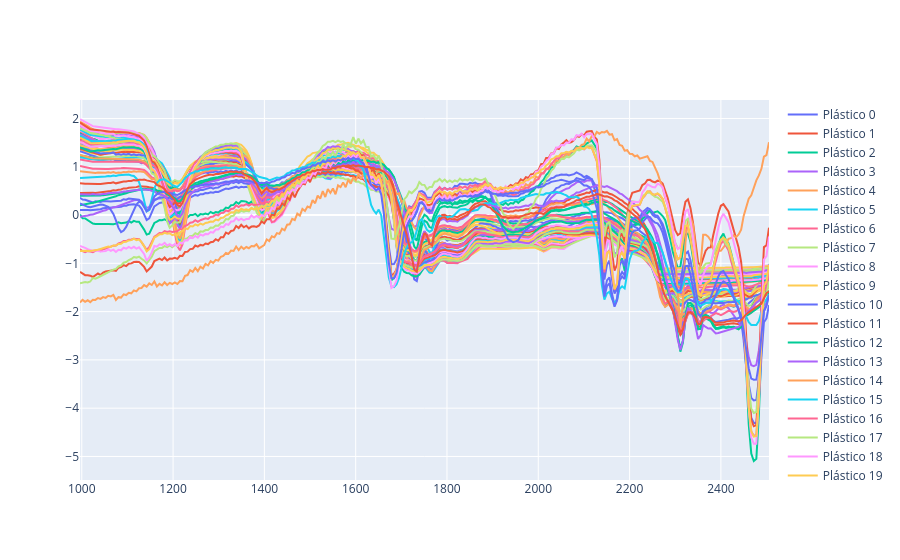

The code cell stored with this chart in its notebook:
### Code cell
espectros_muestras(props=props, img=sopela_binned_sliced, preprocesado="SNV")

### Figure 1 — Plotly figure (JSON) as saved in the notebook; plotly's stock layout.template omitted (floating-point values rounded to 4 significant figures; data arrays with more than 128 entries replaced by an {"elided": "..."} marker saying what was removed)
{"data": [{"mode": "lines", "name": "Plástico 0", "type": "scatter", "x": {"elided": "272 float values"}, "y": {"elided": "272 float values"}}, {"mode": "lines", "name": "Plástico 1", "type": "scatter", "x": {"elided": "272 float values"}, "y": {"elided": "272 float values"}}, {"mode": "lines", "name": "Plástico 2", "type": "scatter", "x": {"elided": "272 float values"}, "y": {"elided": "272 float values"}}, {"mode": "lines", "name": "Plástico 3", "type": "scatter", "x": {"elided": "272 float values"}, "y": {"elided": "272 float values"}}, {"mode": "lines", "name": "Plástico 4", "type": "scatter", "x": {"elided": "272 float values"}, "y": {"elided": "272 float values"}}, {"mode": "lines", "name": "Plástico 5", "type": "scatter", "x": {"elided": "272 float values"}, "y": {"elided": "272 float values"}}, {"mode": "lines", "name": "Plástico 6", "type": "scatter", "x": {"elided": "272 float values"}, "y": {"elided": "272 float values"}}, {"mode": "lines", "name": "Plástico 7", "type": "scatter", "x": {"elided": "272 float values"}, "y": {"elided": "272 float values"}}, {"mode": "lines", "name": "Plástico 8", "type": "scatter", "x": {"elided": "272 float values"}, "y": {"elided": "272 float values"}}, {"mode": "lines", "name": "Plástico 9", "type": "scatter", "x": {"elided": "272 float values"}, "y": {"elided": "272 float values"}}, {"mode": "lines", "name": "Plástico 10", "type": "scatter", "x": {"elided": "272 float values"}, "y": {"elided": "272 float values"}}, {"mode": "lines", "name": "Plástico 11", "type": "scatter", "x": {"elided": "272 float values"}, "y": {"elided": "272 float values"}}, {"mode": "lines", "name": "Plástico 12", "type": "scatter", "x": {"elided": "272 float values"}, "y": {"elided": "272 float values"}}, {"mode": "lines", "name": "Plástico 13", "type": "scatter", "x": {"elided": "272 float values"}, "y": {"elided": "272 float values"}}, {"mode": "lines", "name": "Plástico 14", "type": "scatter", "x": {"elided": "272 float values"}, "y": {"elided": "272 float values"}}, {"mode": "lines", "name": "Plástico 15", "type": "scatter", "x": {"elided": "272 float values"}, "y": {"elided": "272 float values"}}, {"mode": "lines", "name": "Plástico 16", "type": "scatter", "x": {"elided": "272 float values"}, "y": {"elided": "272 float values"}}, {"mode": "lines", "name": "Plástico 17", "type": "scatter", "x": {"elided": "272 float values"}, "y": {"elided": "272 float values"}}, {"mode": "lines", "name": "Plástico 18", "type": "scatter", "x": {"elided": "272 float values"}, "y": {"elided": "272 float values"}}, {"mode": "lines", "name": "Plástico 19", "type": "scatter", "x": {"elided": "272 float values"}, "y": {"elided": "272 float values"}}, {"mode": "lines", "name": "Plástico 20", "type": "scatter", "x": {"elided": "272 float values"}, "y": {"elided": "272 float values"}}, {"mode": "lines", "name": "Plástico 21", "type": "scatter", "x": {"elided": "272 float values"}, "y": {"elided": "272 float values"}}, {"mode": "lines", "name": "Plástico 22", "type": "scatter", "x": {"elided": "272 float values"}, "y": {"elided": "272 float values"}}, {"mode": "lines", "name": "Plástico 23", "type": "scatter", "x": {"elided": "272 float values"}, "y": {"elided": "272 float values"}}, {"mode": "lines", "name": "Plástico 24", "type": "scatter", "x": {"elided": "272 float values"}, "y": {"elided": "272 float values"}}, {"mode": "lines", "name": "Plástico 25", "type": "scatter", "x": {"elided": "272 float values"}, "y": {"elided": "272 float values"}}, {"mode": "lines", "name": "Plástico 26", "type": "scatter", "x": {"elided": "272 float values"}, "y": {"elided": "272 float values"}}, {"mode": "lines", "name": "Plástico 27", "type": "scatter", "x": {"elided": "272 float values"}, "y": {"elided": "272 float values"}}, {"mode": "lines", "name": "Plástico 28", "type": "scatter", "x": {"elided": "272 float values"}, "y": {"elided": "272 float values"}}, {"mode": "lines", "name": "Plástico 29", "type": "scatter", "x": {"elided": "272 float values"}, "y": {"elided": "272 float values"}}, {"mode": "lines", "name": "Plástico 30", "type": "scatter", "x": {"elided": "272 float values"}, "y": {"elided": "272 float values"}}, {"mode": "lines", "name": "Plástico 31", "type": "scatter", "x": {"elided": "272 float values"}, "y": {"elided": "272 float values"}}, {"mode": "lines", "name": "Plástico 32", "type": "scatter", "x": {"elided": "272 float values"}, "y": {"elided": "272 float values"}}, {"mode": "lines", "name": "Plástico 33", "type": "scatter", "x": {"elided": "272 float values"}, "y": {"elided": "272 float values"}}, {"mode": "lines", "name": "Plástico 34", "type": "scatter", "x": {"elided": "272 float values"}, "y": {"elided": "272 float values"}}, {"mode": "lines", "name": "Plástico 35", "type": "scatter", "x": {"elided": "272 float values"}, "y": {"elided": "272 float values"}}, {"mode": "lines", "name": "Plástico 36", "type": "scatter", "x": {"elided": "272 float values"}, "y": {"elided": "272 float values"}}, {"mode": "lines", "name": "Plástico 37", "type": "scatter", "x": {"elided": "272 float values"}, "y": {"elided": "272 float values"}}, {"mode": "lines", "name": "Plástico 38", "type": "scatter", "x": {"elided": "272 float values"}, "y": {"elided": "272 float values"}}, {"mode": "lines", "name": "Plástico 39", "type": "scatter", "x": {"elided": "272 float values"}, "y": {"elided": "272 float values"}}, {"mode": "lines", "name": "Plástico 40", "type": "scatter", "x": {"elided": "272 float values"}, "y": {"elided": "272 float values"}}, {"mode": "lines", "name": "Plástico 41", "type": "scatter", "x": {"elided": "272 float values"}, "y": {"elided": "272 float values"}}, {"mode": "lines", "name": "Plástico 42", "type": "scatter", "x": {"elided": "272 float values"}, "y": {"elided": "272 float values"}}, {"mode": "lines", "name": "Plástico 43", "type": "scatter", "x": {"elided": "272 float values"}, "y": {"elided": "272 float values"}}, {"mode": "lines", "name": "Plástico 44", "type": "scatter", "x": {"elided": "272 float values"}, "y": {"elided": "272 float values"}}, {"mode": "lines", "name": "Plástico 45", "type": "scatter", "x": {"elided": "272 float values"}, "y": {"elided": "272 float values"}}, {"mode": "lines", "name": "Plástico 46", "type": "scatter", "x": {"elided": "272 float values"}, "y": {"elided": "272 float values"}}, {"mode": "lines", "name": "Plástico 47", "type": "scatter", "x": {"elided": "272 float values"}, "y": {"elided": "272 float values"}}, {"mode": "lines", "name": "Plástico 48", "type": "scatter", "x": {"elided": "272 float values"}, "y": {"elided": "272 float values"}}, {"mode": "lines", "name": "Plástico 49", "type": "scatter", "x": {"elided": "272 float values"}, "y": {"elided": "272 float values"}}, {"mode": "lines", "name": "Plástico 50", "type": "scatter", "x": {"elided": "272 float values"}, "y": {"elided": "272 float values"}}, {"mode": "lines", "name": "Plástico 51", "type": "scatter", "x": {"elided": "272 float values"}, "y": {"elided": "272 float values"}}, {"mode": "lines", "name": "Plástico 52", "type": "scatter", "x": {"elided": "272 float values"}, "y": {"elided": "272 float values"}}, {"mode": "lines", "name": "Plástico 53", "type": "scatter", "x": {"elided": "272 float values"}, "y": {"elided": "272 float values"}}, {"mode": "lines", "name": "Plástico 54", "type": "scatter", "x": {"elided": "272 float values"}, "y": {"elided": "272 float values"}}, {"mode": "lines", "name": "Plástico 55", "type": "scatter", "x": {"elided": "272 float values"}, "y": {"elided": "272 float values"}}, {"mode": "lines", "name": "Plástico 56", "type": "scatter", "x": {"elided": "272 float values"}, "y": {"elided": "272 float values"}}, {"mode": "lines", "name": "Plástico 57", "type": "scatter", "x": {"elided": "272 float values"}, "y": {"elided": "272 float values"}}, {"mode": "lines", "name": "Plástico 58", "type": "scatter", "x": {"elided": "272 float values"}, "y": {"elided": "272 float values"}}, {"mode": "lines", "name": "Plástico 59", "type": "scatter", "x": {"elided": "272 float values"}, "y": {"elided": "272 float values"}}, {"mode": "lines", "name": "Plástico 60", "type": "scatter", "x": {"elided": "272 float values"}, "y": {"elided": "272 float values"}}, {"mode": "lines", "name": "Plástico 61", "type": "scatter", "x": {"elided": "272 float values"}, "y": {"elided": "272 float values"}}], "layout": {}}
